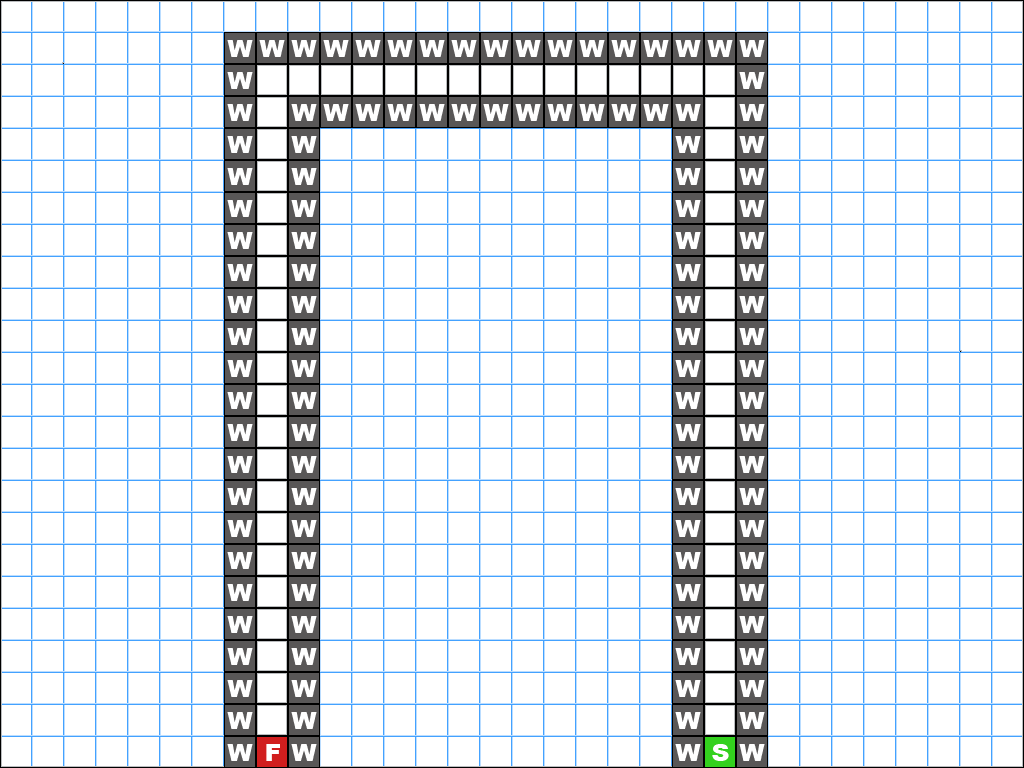

Rendered tile map (Tiled .tmx) drawn with the repository's tilesets; below, a short description and the map source with its tile grids summarised:
An orthogonal 32x24 tile map with 32x32 px tiles, 2 tile layers (Background, Pathing).

<map version="1.0" orientation="orthogonal" width="32" height="24" tilewidth="32" tileheight="32">
 <tileset firstgid="1" name="Poly" tilewidth="32" tileheight="32">
  <image source="Tiles/polygrid.png" width="192" height="256" />
  <tile id="0">
   <properties>
    <property name="buildable" value="1" />
   </properties>
  </tile>
  <tile id="1">
   <properties>
    <property name="buildable" value="1" />
   </properties>
  </tile>
  <tile id="2">
   <properties>
    <property name="buildable" value="1" />
   </properties>
  </tile>
  <tile id="6">
   <properties>
    <property name="buildable" value="1" />
   </properties>
  </tile>
  <tile id="7">
   <properties>
    <property name="buildable" value="1" />
   </properties>
  </tile>
  <tile id="8">
   <properties>
    <property name="buildable" value="1" />
   </properties>
  </tile>
  <tile id="12">
   <properties>
    <property name="buildable" value="1" />
   </properties>
  </tile>
  <tile id="13">
   <properties>
    <property name="buildable" value="1" />
   </properties>
  </tile>
  <tile id="14">
   <properties>
    <property name="buildable" value="1" />
   </properties>
  </tile>
  <tile id="20">
   <properties>
    <property name="Wall" value="1" />
   </properties>
  </tile>
  <tile id="23">
   <properties>
    <property name="Finish" value="1" />
   </properties>
  </tile>
  <tile id="26">
   <properties>
    <property name="Start" value="1" />
   </properties>
  </tile>
 </tileset>
 <layer name="Background" width="32" height="24">
  <data>[768 cells, 768 non-empty, 12 distinct tile ids]</data>
 </layer>
 <layer name="Pathing" width="32" height="24">
  <data>[768 cells, 116 non-empty, 3 distinct tile ids]</data>
 </layer>
</map>
